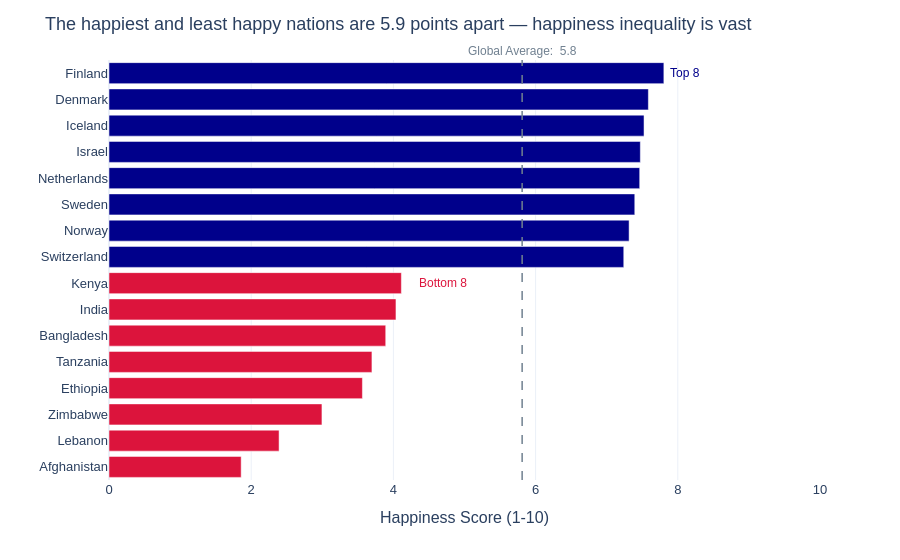

Notebook cell for this chart:
### Markdown cell above
---
## Task 2 — Bottom vs. Top: A Contrast Story

### Code cell
# prep data
top8 = df.nlargest(8,'Happiness_Score').assign(Group='Top 8')
bottom8 = df.nsmallest(8,'Happiness_Score').assign(Group='Bottom 8')

combined = pd.concat([bottom8, top8]).sort_values('Happiness_Score').reset_index(drop=True)

global_avg = df['Happiness_Score'].mean()


fig = px.bar(
    data_frame=combined,
    x='Happiness_Score', y='Country',
    orientation='h',
    color='Group',
    color_discrete_map={'Top 8': 'darkblue', 'Bottom 8': 'crimson'},
    hover_data={'Region': True, 'Happiness_Score': ':.1f', 'Group': False},
    template='plotly_white',
    labels={'Happiness_Score': 'Happiness Score (1-10)'},
    height=500
)


text_vline = f'Global Average: {global_avg: .1f}'

# adding the average vertical line
fig.add_vline(x=global_avg, 
              line_dash='dash', line_color='slategrey', line_width=1.5,
              annotation_text=text_vline,
              annotation_position='top', 
              annotation_font=dict(size=12, color='slategrey'))


# adding the text highlighting the gap, top and bottom numbers- global average reference line gives a meaningful anchor 


gap = top8['Happiness_Score'].max() - bottom8['Happiness_Score'].min()

fig.add_annotation(x=8.1, y='Finland', 
                   text='Top 8',
                   showarrow=False, 
                   font=dict(color='darkblue', size=12))

fig.add_annotation(x=4.7, y='Kenya', 
                   text='Bottom 8',
                   showarrow=False, 
                   font=dict(color='crimson', size=12))

fig.update_layout(
    title=f'The happiest and least happy nations are {gap:.1f} points apart — happiness inequality is vast',
    xaxis=dict(range=[0, 10]),
    yaxis=dict(title=''),
    font=dict(family='Arial', size=13),
    showlegend=False,
    height=600
)




fig.show()

### Figure 1 — Plotly figure (JSON) as saved in the notebook; plotly's stock layout.template omitted (floating-point values rounded to 4 significant figures)
{"data": [{"alignmentgroup": "True", "customdata": [["South Asia", "Bottom 8"], ["Middle East and North Africa", "Bottom 8"], ["Sub-Saharan Africa", "Bottom 8"], ["Sub-Saharan Africa", "Bottom 8"], ["Sub-Saharan Africa", "Bottom 8"], ["South Asia", "Bottom 8"], ["South Asia", "Bottom 8"], ["Sub-Saharan Africa", "Bottom 8"]], "hovertemplate": "Happiness Score (1-10)=%{x:.1f}<br>Country=%{y}<br>Region=%{customdata[0]}<extra></extra>", "legendgroup": "Bottom 8", "marker": {"color": "crimson", "pattern": {"shape": ""}}, "name": "Bottom 8", "offsetgroup": "Bottom 8", "orientation": "h", "showlegend": true, "textposition": "auto", "type": "bar", "x": [1.859, 2.392, 2.995, 3.564, 3.698, 3.892, 4.036, 4.112], "xaxis": "x", "y": ["Afghanistan", "Lebanon", "Zimbabwe", "Ethiopia", "Tanzania", "Bangladesh", "India", "Kenya"], "yaxis": "y"}, {"alignmentgroup": "True", "customdata": [["Western Europe", "Top 8"], ["Western Europe", "Top 8"], ["Western Europe", "Top 8"], ["Western Europe", "Top 8"], ["Middle East and North Africa", "Top 8"], ["Western Europe", "Top 8"], ["Western Europe", "Top 8"], ["Western Europe", "Top 8"]], "hovertemplate": "Happiness Score (1-10)=%{x:.1f}<br>Country=%{y}<br>Region=%{customdata[0]}<extra></extra>", "legendgroup": "Top 8", "marker": {"color": "darkblue", "pattern": {"shape": ""}}, "name": "Top 8", "offsetgroup": "Top 8", "orientation": "h", "showlegend": true, "textposition": "auto", "type": "bar", "x": [7.24, 7.315, 7.395, 7.464, 7.473, 7.525, 7.586, 7.804], "xaxis": "x", "y": ["Switzerland", "Norway", "Sweden", "Netherlands", "Israel", "Iceland", "Denmark", "Finland"], "yaxis": "y"}], "layout": {"annotations": [{"font": {"color": "slategrey", "size": 12}, "showarrow": false, "text": "Global Average:  5.8", "x": 5.811, "xanchor": "center", "xref": "x", "y": 1, "yanchor": "bottom", "yref": "y domain"}, {"font": {"color": "darkblue", "size": 12}, "showarrow": false, "text": "Top 8", "x": 8.1, "y": "Finland"}, {"font": {"color": "crimson", "size": 12}, "showarrow": false, "text": "Bottom 8", "x": 4.7, "y": "Kenya"}], "autosize": true, "barmode": "relative", "font": {"family": "Arial", "size": 13}, "legend": {"title": {"text": "Group"}, "tracegroupgap": 0}, "margin": {"t": 60}, "shapes": [{"line": {"color": "slategrey", "dash": "dash", "width": 1.5}, "type": "line", "x0": 5.811, "x1": 5.811, "xref": "x", "y0": 0, "y1": 1, "yref": "y domain"}], "showlegend": false, "title": {"text": "The happiest and least happy nations are 5.9 points apart — happiness inequality is vast"}, "xaxis": {"anchor": "y", "domain": [0, 1], "range": [0, 10], "title": {"text": "Happiness Score (1-10)"}, "type": "linear"}, "yaxis": {"anchor": "x", "autorange": true, "domain": [0, 1], "range": [-0.5, 15.5], "title": {"text": ""}, "type": "category"}}}
